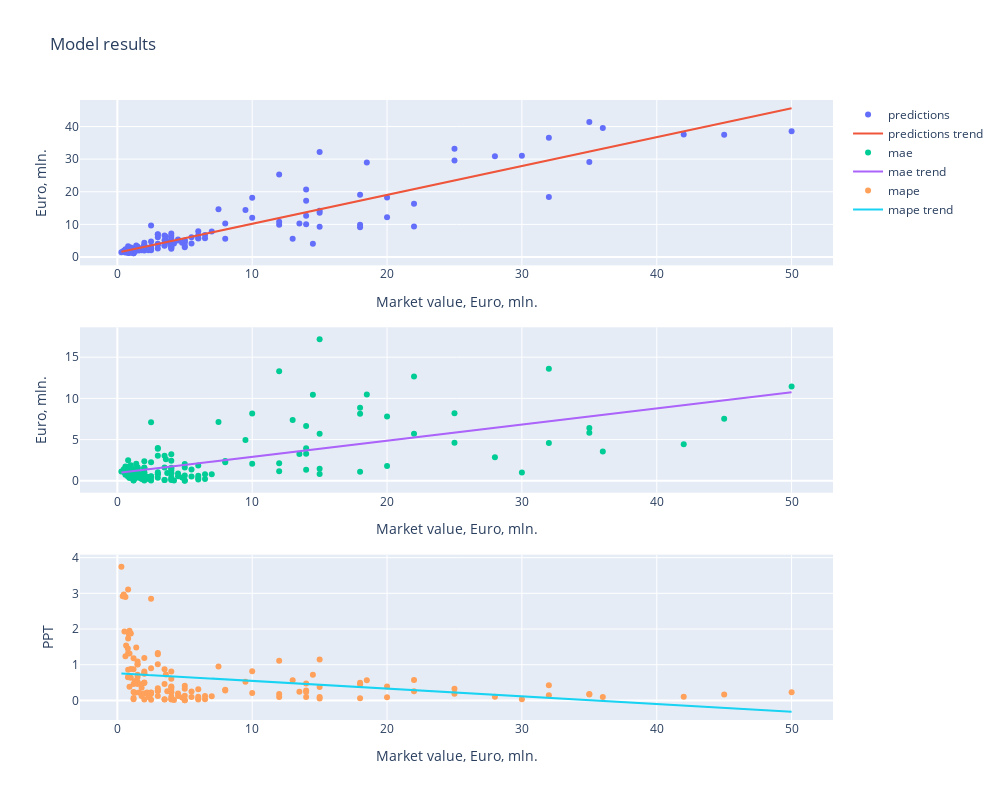
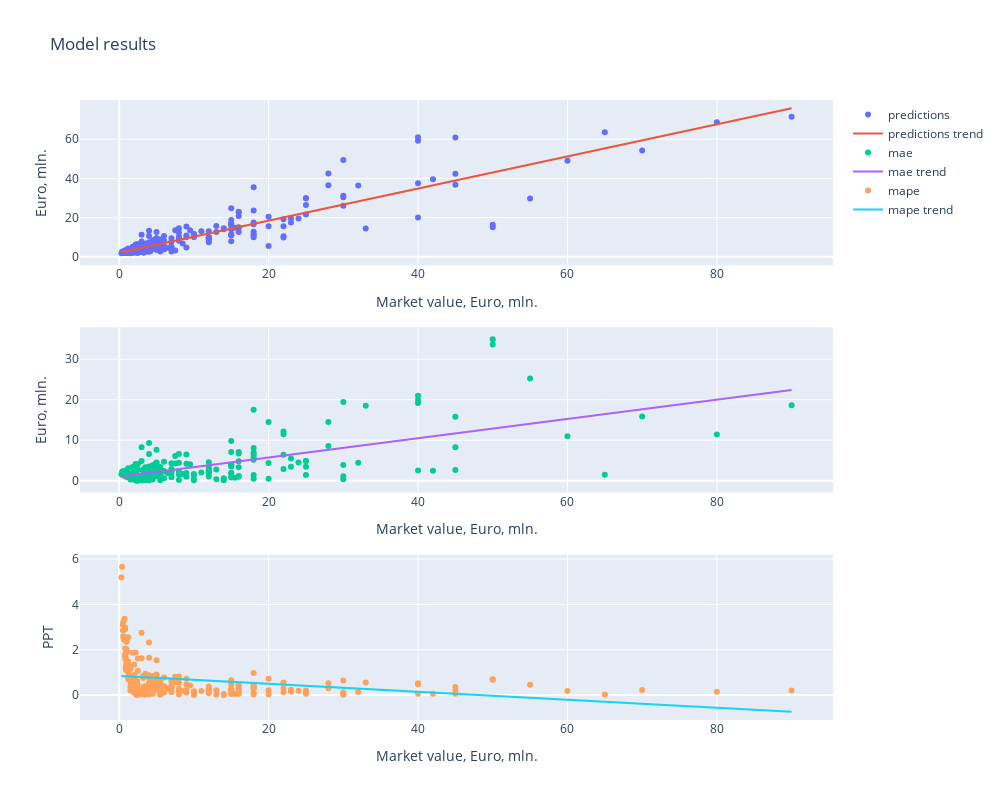
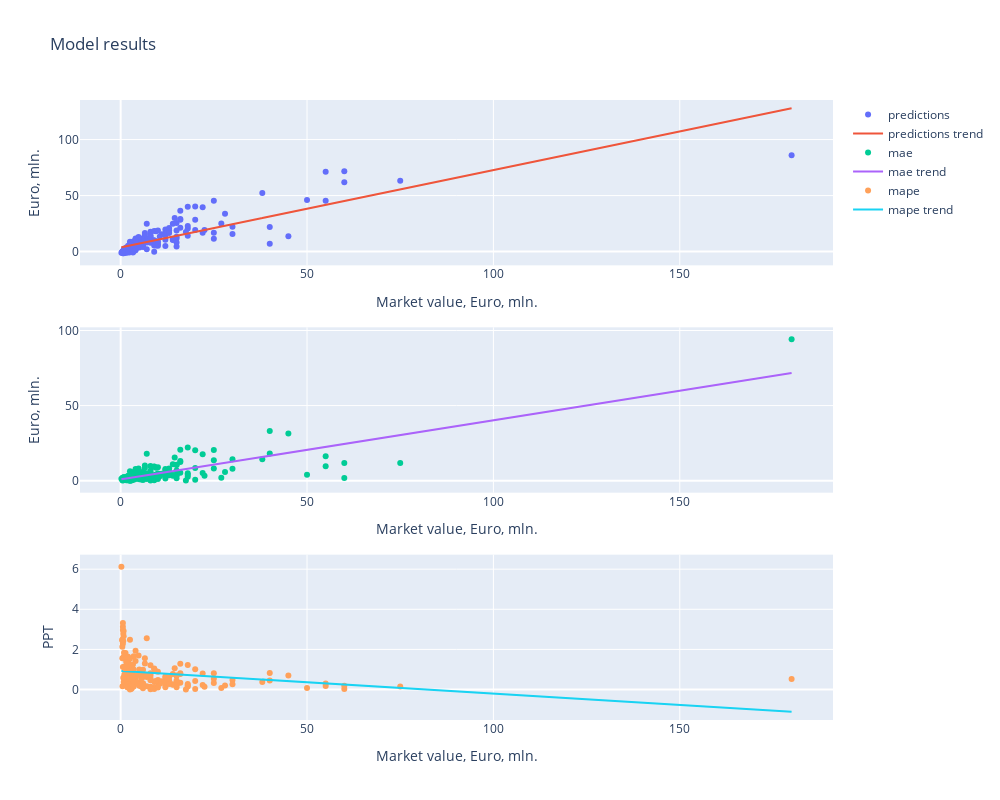

The notebook cell these images were saved under, in order:
### Code cell
for pos, features in feature_sets.items():
    pipeline(pos, features, full_feature_set=True)

### Figure 1 — Plotly figure (JSON) as saved in the notebook; plotly's stock layout.template omitted (floating-point values rounded to 4 significant figures; data arrays with more than 128 entries replaced by an {"elided": "..."} marker saying what was removed)
{"data": [{"mode": "markers", "name": "predictions", "type": "scatter", "x": {"elided": "141 float values"}, "xaxis": "x", "y": {"elided": "141 float values"}, "yaxis": "y"}, {"mode": "lines", "name": "predictions trend", "type": "scatter", "x": {"elided": "141 float values"}, "xaxis": "x", "y": {"elided": "141 float values"}, "yaxis": "y"}, {"mode": "markers", "name": "mae", "type": "scatter", "x": {"elided": "141 float values"}, "xaxis": "x2", "y": {"elided": "141 float values"}, "yaxis": "y2"}, {"mode": "lines", "name": "mae trend", "type": "scatter", "x": {"elided": "141 float values"}, "xaxis": "x2", "y": {"elided": "141 float values"}, "yaxis": "y2"}, {"mode": "markers", "name": "mape", "type": "scatter", "x": {"elided": "141 float values"}, "xaxis": "x3", "y": {"elided": "141 float values"}, "yaxis": "y3"}, {"mode": "lines", "name": "mape trend", "type": "scatter", "x": {"elided": "141 float values"}, "xaxis": "x3", "y": {"elided": "141 float values"}, "yaxis": "y3"}], "layout": {"height": 800, "title": {"text": "Model results"}, "width": 1000, "xaxis": {"anchor": "y", "domain": [0, 1], "title": {"text": "Market value, Euro, mln."}}, "xaxis2": {"anchor": "y2", "domain": [0, 1], "title": {"text": "Market value, Euro, mln."}}, "xaxis3": {"anchor": "y3", "domain": [0, 1], "title": {"text": "Market value, Euro, mln."}}, "yaxis": {"anchor": "x", "domain": [0.7333, 1], "title": {"text": "Euro, mln."}}, "yaxis2": {"anchor": "x2", "domain": [0.3667, 0.6333], "title": {"text": "Euro, mln."}}, "yaxis3": {"anchor": "x3", "domain": [0, 0.2667], "title": {"text": "PPT"}}}}

### Figure 2 — Plotly figure (JSON) as saved in the notebook; plotly's stock layout.template omitted (floating-point values rounded to 4 significant figures; data arrays with more than 128 entries replaced by an {"elided": "..."} marker saying what was removed)
{"data": [{"mode": "markers", "name": "predictions", "type": "scatter", "x": {"elided": "236 float values"}, "xaxis": "x", "y": {"elided": "236 float values"}, "yaxis": "y"}, {"mode": "lines", "name": "predictions trend", "type": "scatter", "x": {"elided": "236 float values"}, "xaxis": "x", "y": {"elided": "236 float values"}, "yaxis": "y"}, {"mode": "markers", "name": "mae", "type": "scatter", "x": {"elided": "236 float values"}, "xaxis": "x2", "y": {"elided": "236 float values"}, "yaxis": "y2"}, {"mode": "lines", "name": "mae trend", "type": "scatter", "x": {"elided": "236 float values"}, "xaxis": "x2", "y": {"elided": "236 float values"}, "yaxis": "y2"}, {"mode": "markers", "name": "mape", "type": "scatter", "x": {"elided": "236 float values"}, "xaxis": "x3", "y": {"elided": "236 float values"}, "yaxis": "y3"}, {"mode": "lines", "name": "mape trend", "type": "scatter", "x": {"elided": "236 float values"}, "xaxis": "x3", "y": {"elided": "236 float values"}, "yaxis": "y3"}], "layout": {"height": 800, "title": {"text": "Model results"}, "width": 1000, "xaxis": {"anchor": "y", "domain": [0, 1], "title": {"text": "Market value, Euro, mln."}}, "xaxis2": {"anchor": "y2", "domain": [0, 1], "title": {"text": "Market value, Euro, mln."}}, "xaxis3": {"anchor": "y3", "domain": [0, 1], "title": {"text": "Market value, Euro, mln."}}, "yaxis": {"anchor": "x", "domain": [0.7333, 1], "title": {"text": "Euro, mln."}}, "yaxis2": {"anchor": "x2", "domain": [0.3667, 0.6333], "title": {"text": "Euro, mln."}}, "yaxis3": {"anchor": "x3", "domain": [0, 0.2667], "title": {"text": "PPT"}}}}

### Figure 3 — Plotly figure (JSON) as saved in the notebook; plotly's stock layout.template omitted (floating-point values rounded to 4 significant figures; data arrays with more than 128 entries replaced by an {"elided": "..."} marker saying what was removed)
{"data": [{"mode": "markers", "name": "predictions", "type": "scatter", "x": {"elided": "180 float values"}, "xaxis": "x", "y": {"elided": "180 float values"}, "yaxis": "y"}, {"mode": "lines", "name": "predictions trend", "type": "scatter", "x": {"elided": "180 float values"}, "xaxis": "x", "y": {"elided": "180 float values"}, "yaxis": "y"}, {"mode": "markers", "name": "mae", "type": "scatter", "x": {"elided": "180 float values"}, "xaxis": "x2", "y": {"elided": "180 float values"}, "yaxis": "y2"}, {"mode": "lines", "name": "mae trend", "type": "scatter", "x": {"elided": "180 float values"}, "xaxis": "x2", "y": {"elided": "180 float values"}, "yaxis": "y2"}, {"mode": "markers", "name": "mape", "type": "scatter", "x": {"elided": "180 float values"}, "xaxis": "x3", "y": {"elided": "180 float values"}, "yaxis": "y3"}, {"mode": "lines", "name": "mape trend", "type": "scatter", "x": {"elided": "180 float values"}, "xaxis": "x3", "y": {"elided": "180 float values"}, "yaxis": "y3"}], "layout": {"height": 800, "title": {"text": "Model results"}, "width": 1000, "xaxis": {"anchor": "y", "domain": [0, 1], "title": {"text": "Market value, Euro, mln."}}, "xaxis2": {"anchor": "y2", "domain": [0, 1], "title": {"text": "Market value, Euro, mln."}}, "xaxis3": {"anchor": "y3", "domain": [0, 1], "title": {"text": "Market value, Euro, mln."}}, "yaxis": {"anchor": "x", "domain": [0.7333, 1], "title": {"text": "Euro, mln."}}, "yaxis2": {"anchor": "x2", "domain": [0.3667, 0.6333], "title": {"text": "Euro, mln."}}, "yaxis3": {"anchor": "x3", "domain": [0, 0.2667], "title": {"text": "PPT"}}}}
